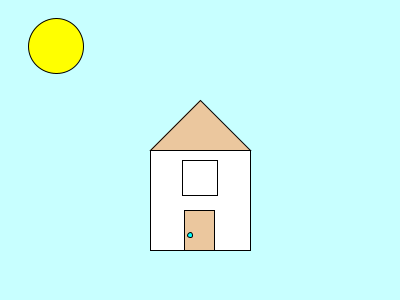
Frame 1 (no input)
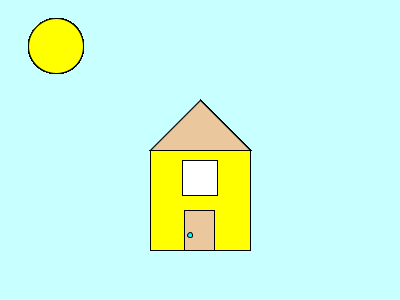
Frame 60 (the mouse pressed at the canvas centre just before this capture)
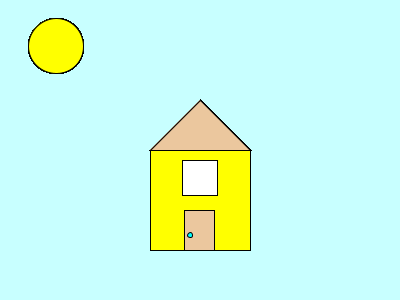
Frame 120 (the mouse held since frame 60 and released just before this capture)

The Processing sketch that drew these frames (run headless with seeded random() and noise(); from frame 60 on, the mouse is pressed at the canvas centre):

// Processing sketch: processing_139644
// ── processing_139644.pde

void setup(){
   size(400,300);
   background(200,255,255);
    
}
 
void draw(){
   rect(150,150,100,100);
   fill(235,199,158);
   triangle(150,150,200,100,250,150);
   fill(255,255,0);
   ellipse(56, 46, 55, 55);
   fill(235,199,158);
   rect(184,210,30,40);
   fill(0,255,255);
   ellipse(190, 235, 5, 5);
   fill(255,255,255);
   rect(182,160,35,35);
   fill(255,255,0);
}
     
